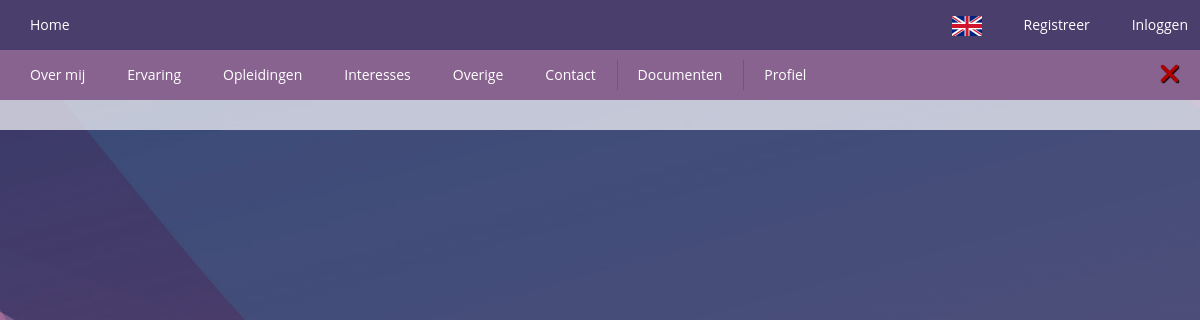
The app's page /index.php?portfolio=2, older data.
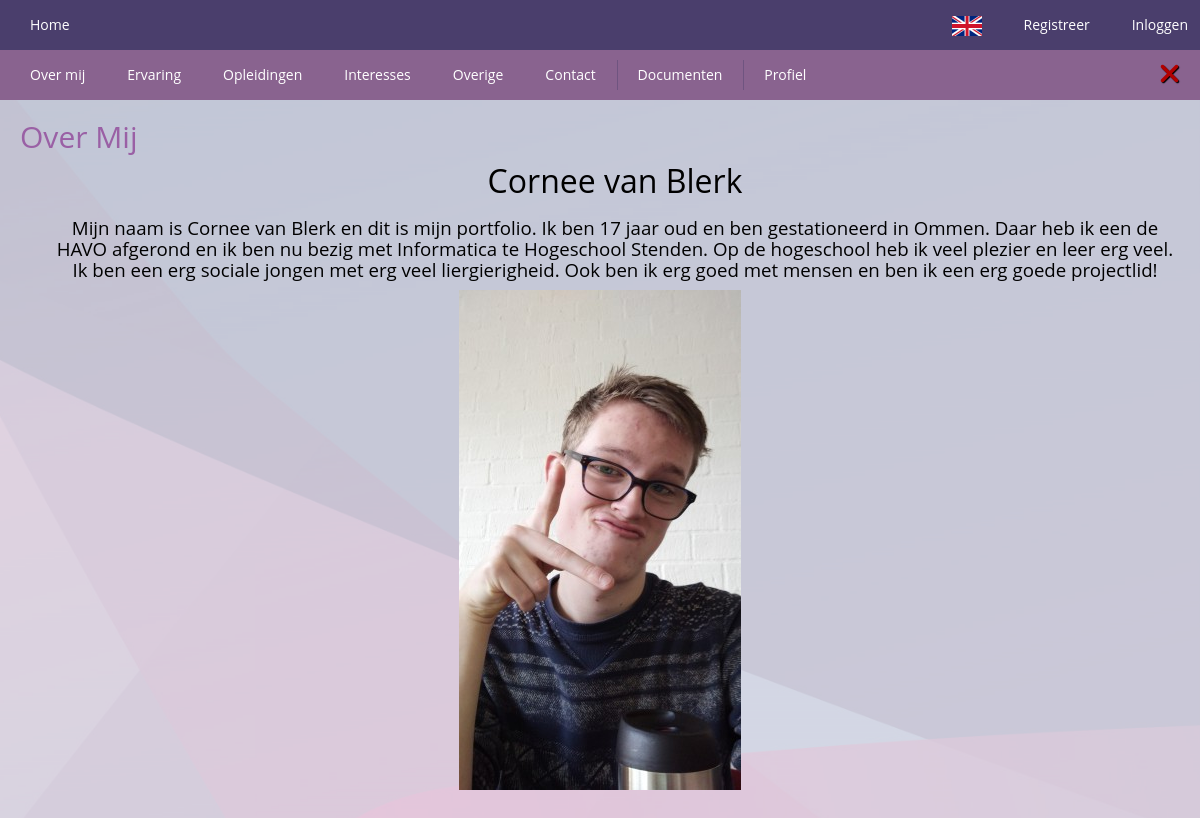
The same page, newer data.
### tables this page shows
CREATE TABLE IF NOT EXISTS `content` (
  `ContentID` int(11) NOT NULL AUTO_INCREMENT,
  `UserId` int(11) NOT NULL,
  `Content` text NOT NULL,
  `Tags` varchar(255) NOT NULL,
  `Date` date NOT NULL,
  `waarmerk` enum('0','1') NOT NULL DEFAULT '0',
  PRIMARY KEY (`UserId`,`Tags`),
  UNIQUE KEY `ContentID` (`ContentID`),
  UNIQUE KEY `UserId` (`UserId`,`Tags`)
);

### core.php (the view, shortened to what this page needs)
<?php
class Core {
	function dbc($servername = 'db.jaroeneefting.com', $username = 'md192121db371333', $password = 'gHG7Ha5P', $dbname = 'md192121db371333') {
		$dbc = mysqli_connect($servername, $username, $password, $dbname);
		return $dbc;
    }
    function getPortfolioContent($id, $tag="Over Mij") {
        $dbc = $this->dbc();
        $sql = "SELECT `Content`, `Tags` FROM `content` WHERE Tags='" . $tag . "' AND UserID=" . $id . ";";
        if (mysqli_query($dbc, $sql)) {
            $result = mysqli_query($dbc, $sql);
			$sql2 = 'SELECT * FROM `grade` WHERE UserID=' . $_GET['portfolio'] . " AND Grade ='1'";
			$row = mysqli_query($dbc, $sql2);
			$count = mysqli_num_rows($row);
			if($_SESSION['language'] == 'dutch'){
				echo'<ul class="topbar portfolio">'
				. '<li class="item left"> <a href="?portfolio=' . $id . '">Over mij</a></li>'
				. '<li class="item left"> <a href="?portfolio=' . $id . '&tag=' . "Ervaring" . '">Ervaring</a></li>'
				. '<li class="item left"> <a href="?portfolio=' . $id . '&tag=' . "Opleidingen" . '">Opleidingen</a></li>'
				. '<li class="item left"> <a href="?portfolio=' . $id . '&tag=' . "Interesses" . '">Interesses</a></li>'
				. '<li class="item left"> <a href="?portfolio=' . $id . '&tag=' . "Overige" . '">Overige</a></li>'
				. '<li class="item left"> <a href="?portfolio=' . $id . '&tag=' . "Contact" . '">Contact</a></li>'
				. '<li class="item left divider-vertical"></li>'
				. '<li class="item left"> <a href="?page=fileOverview&user=' . $id . '">Documenten</a></li>'
				. '<li class="item left divider-vertical"></li>'
				. '<li class="item left"> <a href="?page=profiel&user=' . $id . '">Profiel</a></li>';
				if($count == 0){
					echo '<li class="item right port_approve"><i class="fa fa-times fa-2x" data-toggle="tooltip" data-placement="bottom" title="Dit portfolio is nog niet goed gekeurd." aria-hidden="true"></i></li>';
				}
				echo '</ul>';
			}
            while ($row = mysqli_fetch_assoc($result)) {
				if($_SESSION['language'] == 'dutch'){
					echo '<h2>' . $row['Tags'];
					if (isset($_SESSION['id']) && $_SESSION['id'] == $id) {
						if($row["Tags"] != "Over Mij"){
							echo ' <a href="?editPortfolio=' . $id . '&tag=' . $row['Tags'] . '"><i class="fa fa-pencil" aria-hidden="true"></i></a></h2>';
						}else{
							echo ' <a href="?editPortfolio=' . $id . '"><i class="fa fa-pencil" aria-hidden="true"></i></a></h2>';
						}
					} else {
						echo '</h2>';
					}
				}
                echo $row['Content'];
            }
        } else {
            include 'page/home.php';
        }
    }
}
?>

Row changes from the older to the newer data that the page shows:
added content: Tags "Over Mij", Content "Cornee van Blerk Mijn naam is Cornee van Blerk en dit is mijn portfolio. Ik ben 17 jaar oud en ben gestationeerd in Ommen. Daar heb ik een de HAVO afgerond en ik ben nu bezig met Informatica te Hogeschool Stenden. Op de hogeschool heb ik veel plezier en leer erg veel. Ik ben een erg sociale jongen met erg veel liergierigheid. Ook ben ik erg goed met mensen en ben ik een erg goede projectlid!", Content (picture)
